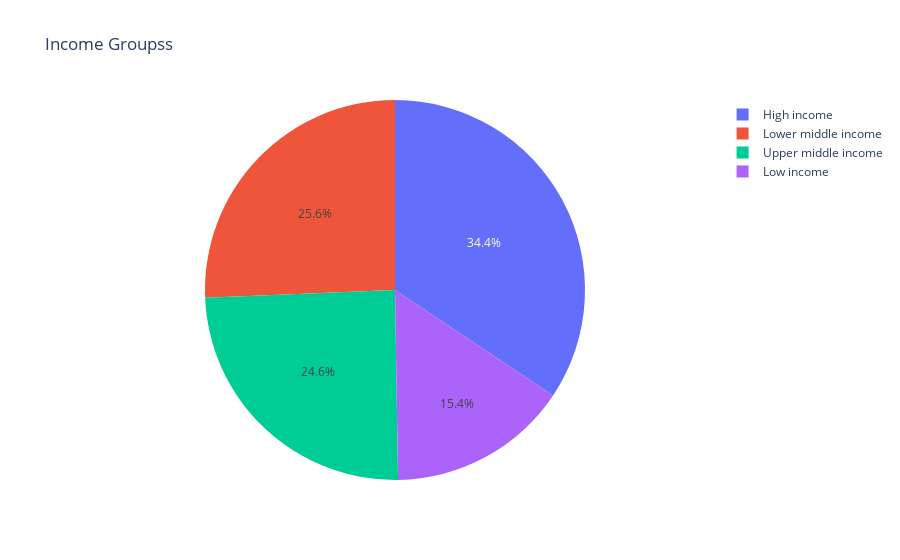

The cell this chart's notebook holds for it:
### Code cell
import plotly.express as px
fig=px.pie(stats,names="IncomeGroup",title="Income Groupss")
fig.show()
#piechart for finding the % distribution of the income

### Figure 1 — Plotly figure (JSON) as saved in the notebook; plotly's stock layout.template omitted (floating-point values rounded to 4 significant figures; data arrays with more than 128 entries replaced by an {"elided": "..."} marker saying what was removed)
{"data": [{"domain": {"x": [0, 1], "y": [0, 1]}, "hovertemplate": "IncomeGroup=%{label}<extra></extra>", "labels": {"elided": "195 str values"}, "legendgroup": "", "name": "", "showlegend": true, "type": "pie"}], "layout": {"legend": {"tracegroupgap": 0}, "title": {"text": "Income Groupss"}}}
